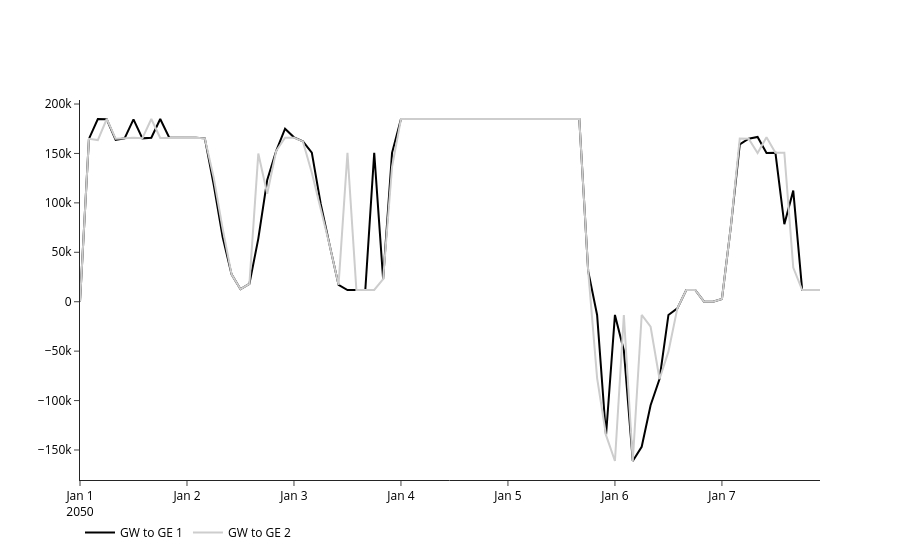

Source (notebook cell):
### Code cell
key = 'Pipeline_Flow'

plot_all = False

if plot_all:
    col = None

else:
    col = d1[key].columns[random.randrange(0,len(d1[key].columns))]
    while col in checked_cols or (abs_max(d1[key][col]) < 0.1 and abs_max(d2[key][col]) < 0.1):
        col = d1[key].columns[random.randrange(0,len(d1[key].columns))]

    checked_cols.add(col)

plot(comp_df(d1[key],d2[key],col=col))
